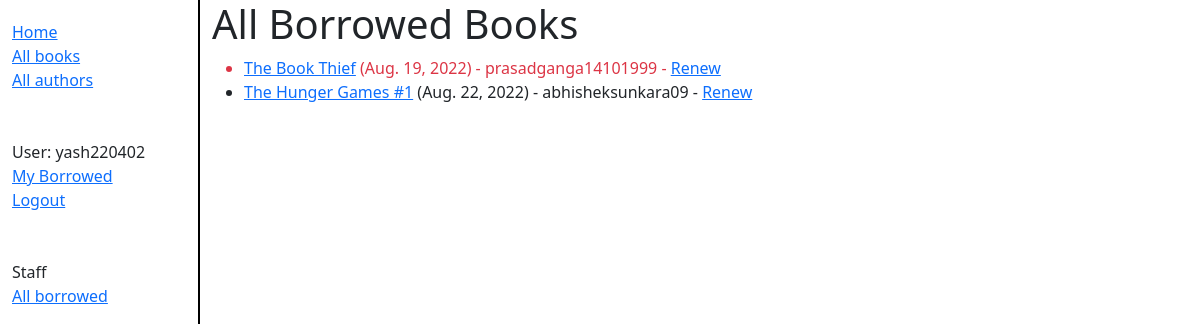
Page /catalog/borrowed/ (signed in) on the committed database.
### catalog/models.py (models this page shows, shortened)
class BookInstance(models.Model):
    id = models.UUIDField(primary_key=True, default=uuid.uuid4,
    help_text="Unique ID for this particular book across whole library")
    book = models.ForeignKey('Book', on_delete=models.RESTRICT, null=True)
    imprint = models.CharField(max_length=200)
    due_back = models.DateField(null=True, blank=True)
    borrower = models.ForeignKey(User, on_delete=models.SET_NULL, null=True, blank=True)
    LOAN_STATUS = (
        ('m', "Maintenance"),
        ('o', "On loan"),
        ('a', "Available"),
        ('r', "Reserved"),
    )
    status = models.CharField(
        max_length=1,
        choices=LOAN_STATUS,
        blank=True,
        default='m',
        help_text='Book availability',
    )
    class Meta:
        ordering = ['due_back']
        permissions = (("can_mark_returned", "Set book as returned"),)
    @property
    def is_overdue(self):
        return bool(self.due_back and date.today() > self.due_back)

class Book(models.Model):
    title = models.CharField(max_length=200)
    author = models.ForeignKey("Author", on_delete=models.SET_NULL, null=True)
    summary = models.TextField(max_length=1000, help_text="Enter a brief description of the book")
    isbn = models.CharField("ISBN", max_length=13, unique=True, help_text='13 Character <a href="https://www.isbn-international.org/content/what-isbn">ISBN number</a>')
    genre = models.ManyToManyField(Genre, help_text="Select a genre for this book")
    language = models.ForeignKey("Language", on_delete=models.SET_NULL, null=True)

### catalog/views.py (the view)
# urls.py: path('borrowed/', views.LoanedBooksAllListView.as_view(), name='all-borrowed'),
class LoanedBooksAllListView(PermissionRequiredMixin, generic.ListView):
    model = BookInstance
    permission_required = 'catalog.can_mark_returned'
    template_name = "catalog/bookinstance_list_borrowed_all.html"
    paginated_by = 2
    def get_queryset(self):
        return BookInstance.objects.filter(status__exact='o').order_by('due_back')

### catalog/templates/catalog/bookinstance_list_borrowed_all.html
{% extends "base_generic.html" %}
{% block content %}
    <h1>All Borrowed Books</h1>
    {% if bookinstance_list %}
    <ul>
      {% for bookinst in bookinstance_list %}
      <li class="{% if bookinst.is_overdue %}text-danger{% endif %}">
        <a href="{% url 'book-detail' bookinst.book.pk %}">{{bookinst.book.title}}</a>
        ({{ bookinst.due_back }})
        {% if user.is_staff %}
          - {{ bookinst.borrower }}
        {% endif %}
        {% if perms.catalog.can_mark_returned %}
          - <a href="{% url 'renew-book-librarian' bookinst.id %}">Renew</a>
        {% endif %}
      </li>
      {% endfor %}
    </ul>
    {% else %}
      <p>There are no books borrowed.</p>
    {% endif %}
{% endblock %}

### catalog/templates/base_generic.html (shortened to what this page needs)
<!DOCTYPE html>
<html lang="en">
<head>
    <link href="https://cdn.jsdelivr.net/npm/bootstrap@5.1.3/dist/css/bootstrap.min.css" rel="stylesheet">
    {% load static %}
    <link rel="stylesheet" href="{% static 'css/styles.css' %}">
</head>
<body>
    <div class="container-fluid">
        <div class="row">
            <div class="col-sm-2 sidebar-border">
            {% block sidebar %}
                <ul class="sidebar-nav">
                    <li><a href="{% url 'index' %}">Home</a></li>
                    <li><a href="{% url 'books' %}">All books</a></li>
                    <li><a href="{% url 'authors' %}">All authors</a></li>
                    <br>
                    <br>
                    {% if user.is_authenticated %}
                        <li>User: {{ user.get_username }}</li>
                        <li><a href="{% url 'my-borrowed' %}">My Borrowed</a></li>
                        <li><a href="{% url 'logout' %}?next={{request.path}}">Logout</a></li>
                    {% else %}
                        <li><a href="{% url 'login' %}?next={{request.path}}">Login</a></li>
                    {% endif %}
                    <br>
                    <br>
                    <li>Staff</li>
                    {% if perms.catalog.can_mark_returned %}
                        <li><a href="{% url 'all-borrowed' %}">All borrowed</a></li>
                    {% endif %}
                </ul>
            {% endblock %}
            </div>
            <div class="col-sm-10">{% block content %}{% endblock %}
            </div>
        </div>
    </div>
</body>
</html>

### catalog/static/css/styles.css (style rules this page uses)
.sidebar-nav { margin-top: 20px; padding: 0; list-style: none; }
.sidebar-border { border-right: 2px solid black; }

### rows in the picture
BookInstance: book "The Book Thief", due_back "Aug. 19, 2022", borrower "prasadganga14101999"
BookInstance: book "The Hunger Games #1", due_back "Aug. 22, 2022", borrower "abhisheksunkara09"

### other values in the picture
{{ user.get_username }} "yash220402"
